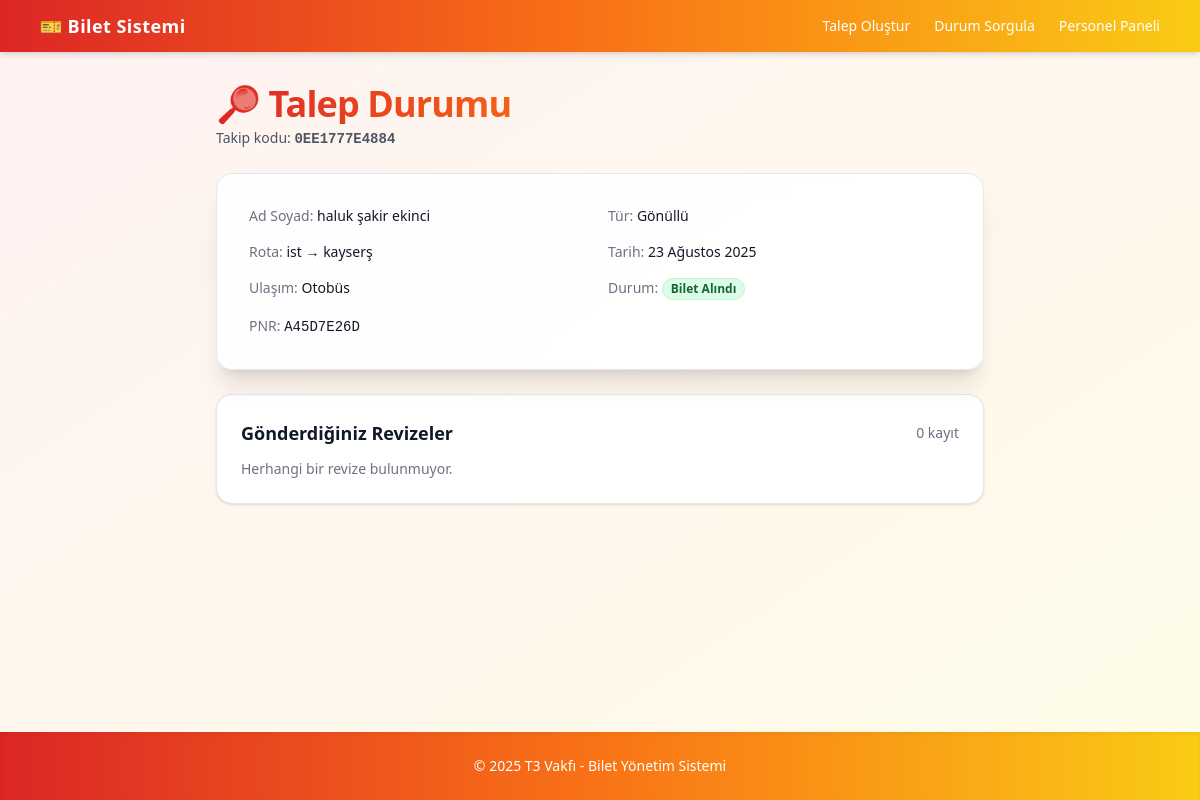
Screenshot of /durum/0EE1777E4884/ with the database file from the repository.
### tickets/models.py (models this page shows, shortened)
class TicketRequest(models.Model):
    USER_TYPES = [
        ("volunteer", "Gönüllü"),
        ("scholar", "Bursiyer"),
        ("staff", "Personel"),
    ]
    TRANSPORT_TYPES = [
        ("bus", "Otobüs"),
        ("plane", "Uçak"),
    ]
    STATUS = [
        ("pending", "Beklemede"),
        ("ticketed", "Bilet Alındı"),
        ("rejected", "Bilet Reddedildi"),
    ]
    REASONS = [
        ("teknofest", "TEKNOFEST"),
        ("gorevlendirme", "Görevlendirme"),
        ("diger", "Diğer"),
    ]
    AIRLINES = [
        ("THY", "THY"),
        ("AJET", "AJet"),
        ("PEGASUS", "Pegasus"),
    ]
    tracking_code = models.CharField(
        max_length=12,
        unique=True,
        editable=False,
    )
    user_type = models.CharField(max_length=20, choices=USER_TYPES)
    full_name = models.CharField(max_length=120)
    tc_no = models.CharField(max_length=11)
    phone = models.CharField(max_length=20)
    origin = models.CharField(max_length=100)
    destination = models.CharField(max_length=100)
    travel_date = models.DateField()
    departure_time = models.TimeField(blank=True, null=True)  # opsiyonel
    return_destination = models.CharField(max_length=100, blank=True, null=True)
    return_date = models.DateField(blank=True, null=True)
    return_time = models.TimeField(blank=True, null=True)
    reason = models.CharField(max_length=20, choices=REASONS, default="teknofest")
    reason_other = models.CharField(max_length=200, blank=True, null=True)
    preferred_airline = models.CharField(
        max_length=20, choices=AIRLINES, blank=True, null=True
    )
    transport = models.CharField(max_length=10, choices=TRANSPORT_TYPES)
    status = models.CharField(max_length=20, choices=STATUS, default="pending")
    pnr_code = models.CharField(max_length=40, blank=True, null=True)
    notes = models.TextField(blank=True, null=True)
    created_by = models.ForeignKey(
        settings.AUTH_USER_MODEL,
        null=True, blank=True,
        on_delete=models.SET_NULL,
        related_name="created_tickets",
    )
    purchased_by = models.ForeignKey(
        settings.AUTH_USER_MODEL,
        null=True, blank=True,
        on_delete=models.SET_NULL,
        related_name="tickets_purchased",
        help_text="Bileti alan personel",
    )
    rejected_by = models.ForeignKey(
        settings.AUTH_USER_MODEL,
        null=True, blank=True,
        on_delete=models.SET_NULL,
        related_name="tickets_rejected",
        help_text="Kaydı reddeden personel",
    )
    rejected_by = models.ForeignKey(
        settings.AUTH_USER_MODEL,
        null=True, blank=True,
        on_delete=models.SET_NULL,
        related_name="tickets_rejected"
    )
    rejection_reason = models.TextField(blank=True, null=True)
    created_at = models.DateTimeField(auto_now_add=True)
    updated_at = models.DateTimeField(auto_now=True)
    class Meta:
        ordering = ["-updated_at", "-created_at"]
        indexes = [
            models.Index(fields=["tracking_code"]),
            models.Index(fields=["status"]),
            models.Index(fields=["transport"]),
            models.Index(fields=["user_type"]),
            models.Index(fields=["created_at"]),
            models.Index(fields=["reason"]),
        ]

### tickets/views.py (the view, shortened to what this page needs)
# urls.py: path("durum/<str:tracking_code>/", views.request_status_detail, name="status_detail"),
def request_status_detail(request, tracking_code):
    ticket = get_object_or_404(TicketRequest, tracking_code=tracking_code.upper())
    can_change = ticket.status not in ("ticketed", "rejected")
    change_form = None
    changes = ticket.changes.order_by("-created_at")
    return render(
        request,
        "status_detail.html",
        {
            "ticket": ticket,
            "change_form": change_form,
            "can_change": can_change,
            "changes": changes,
        },
    )

### templates/status_detail.html (shortened to what this page needs)
{% extends "base.html" %}
{% block content %}
<div class="max-w-3xl mx-auto">
  <div class="mb-6">
    <h1 class="text-3xl md:text-4xl font-extrabold tracking-tight bg-gradient-to-r from-red-600 via-orange-500 to-yellow-400 bg-clip-text text-transparent">
    </h1>
    <p class="text-sm text-gray-600 mt-1">
      Takip kodu: <span class="font-mono font-semibold">{{ ticket.tracking_code }}</span>
    </p>
  </div>
  <div class="bg-white/90 backdrop-blur rounded-2xl shadow-xl border border-gray-200 p-6 md:p-8">
    <div class="grid md:grid-cols-2 gap-4 text-sm">
      <div><span class="text-gray-500">Ad Soyad:</span> <span class="font-medium">{{ ticket.full_name }}</span></div>
      <div><span class="text-gray-500">Tür:</span> <span class="font-medium">{{ ticket.get_user_type_display }}</span></div>
      <div><span class="text-gray-500">Rota:</span> <span class="font-medium">{{ ticket.origin }} → {{ ticket.destination }}</span></div>
      <div><span class="text-gray-500">Tarih:</span> <span class="font-medium">{{ ticket.travel_date }}</span></div>
      <div><span class="text-gray-500">Ulaşım:</span> <span class="font-medium">{{ ticket.get_transport_display }}</span></div>
      <div><span class="text-gray-500">Durum:</span>
        {% if ticket.status == "pending" %}
          <span class="inline-flex items-center px-2 py-0.5 text-xs font-semibold rounded-full bg-gray-100 text-gray-700 border border-gray-200">Beklemede</span>
        {% elif ticket.status == "ticketed" %}
          <span class="inline-flex items-center px-2 py-0.5 text-xs font-semibold rounded-full bg-green-100 text-green-800 border border-green-200">Bilet Alındı</span>
        {% elif ticket.status == "rejected" %}
          <span class="inline-flex items-center px-2 py-0.5 text-xs font-semibold rounded-full bg-red-100 text-red-700 border border-red-200">Bilet Reddedildi</span>
        {% endif %}
      </div>
      {% if ticket.pnr_code %}
      <div><span class="text-gray-500">PNR:</span> <span class="font-mono font-medium">{{ ticket.pnr_code }}</span></div>
      {% endif %}
    </div>
  </div>
  <div class="mt-6 bg-white rounded-2xl shadow border border-gray-200 p-6">
    <div class="flex items-center justify-between mb-3">
      <h2 class="text-lg font-semibold">Gönderdiğiniz Revizeler</h2>
      <span class="text-sm text-gray-500">{{ changes|length }} kayıt</span>
    </div>
    {% if changes %}
      <div class="space-y-3">
        {% for ch in changes %}
          <div class="p-3 rounded-lg border bg-gray-50">
            <div class="text-xs text-gray-500 mb-1">{{ ch.created_at|date:"d.m.Y H:i" }}</div>
            <div class="text-sm text-gray-800 whitespace-pre-wrap">{{ ch.reason }}</div>
          </div>
        {% endfor %}
      </div>
    {% else %}
      <div class="text-sm text-gray-500">Herhangi bir revize bulunmuyor.</div>
    {% endif %}
  </div>
</div>
{% endblock %}

### templates/base.html (shortened to what this page needs)
<!doctype html>
<html lang="tr">
<head>
  <script src="https://cdn.tailwindcss.com"></script>
</head>
<body class="min-h-screen flex flex-col bg-gradient-to-br from-red-50 via-orange-50 to-yellow-50 text-gray-900">
  <nav class="bg-gradient-to-r from-red-600 via-orange-500 to-yellow-400 text-white shadow-md sticky top-0 z-10">
    <div class="max-w-6xl mx-auto px-4">
      <div class="flex items-center justify-between py-3">
        <a href="/" class="font-bold text-lg tracking-wide flex items-center gap-2">
          🎫 Bilet Sistemi
        </a>
        <div class="hidden md:flex items-center gap-6">
          <a class="text-sm hover:underline" href="/talep-yeni/">Talep Oluştur</a>
          <a class="text-sm hover:underline" href="/durum/">Durum Sorgula</a>
          <a class="text-sm hover:underline" href="/panel/">Personel Paneli</a>
        </div>
      </div>
    </div>
  </nav>
  <main class="flex-1 max-w-6xl mx-auto px-4 py-8 w-full">
    {% block content %}{% endblock %}
  </main>
  <footer class="bg-gradient-to-r from-red-600 via-orange-500 to-yellow-400 text-white text-center py-6 mt-10 shadow-inner">
    <p class="text-sm">© 2025 T3 Vakfı - Bilet Yönetim Sistemi</p>
  </footer>
</body>
</html>

### rows the page displays
TicketRequest: tracking_code "0EE1777E4884", full_name "haluk şakir ekinci", user_type "Gönüllü", origin "ist", destination "kayserş", travel_date "23 Ağustos 2025", transport "Otobüs", pnr_code "A45D7E26D"

### other values shown
{{ changes|length }} "0"
